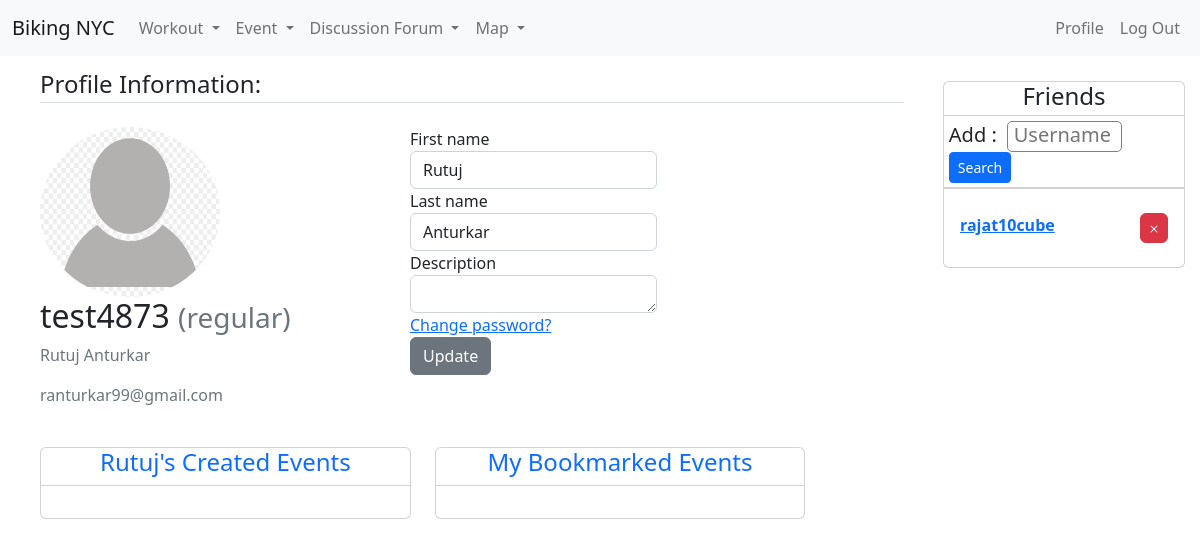
Before: /profile/test4873 (signed in) with the older database file.
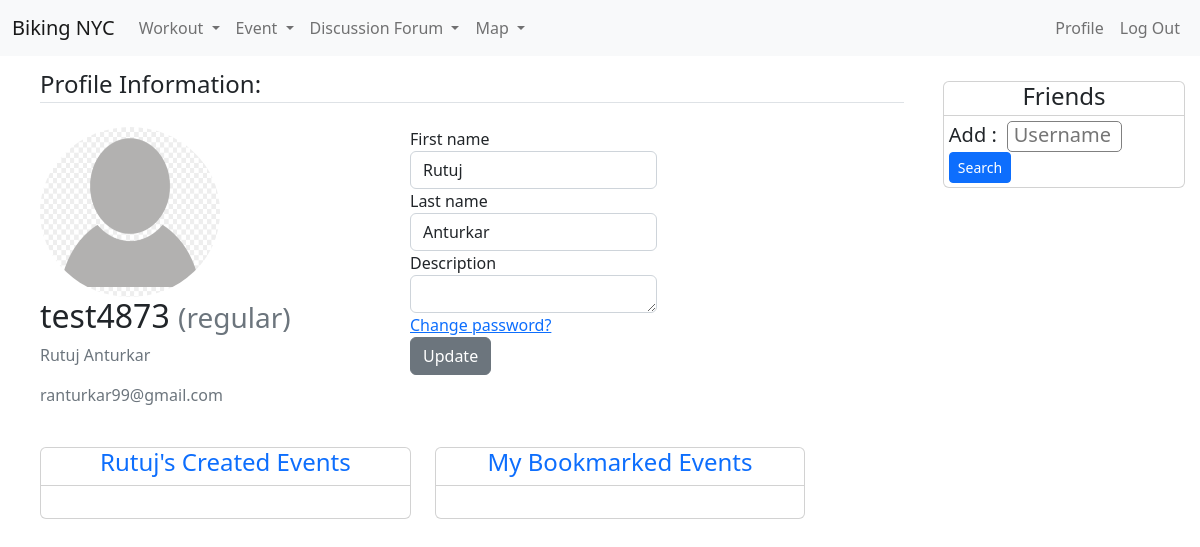
After: the same page with the newer database file.
### bikingapp/models.py (models this page shows)
class FriendMgmt(models.Model):
    from_user = models.ForeignKey(
        CustomUser,
        related_name="from_user",
        on_delete=models.SET_NULL,
        null=True,
        blank=True,
    )
    to_user = models.ForeignKey(
        CustomUser,
        related_name="to_user",
        on_delete=models.SET_NULL,
        null=True,
        blank=True,
    )

class CustomUser(AbstractUser):
    def image_upload_to(self, instance=None):
        if instance:
            return os.path.join("Users", self.username, instance)
        return None
    STATUS = (
        ("regular", "regular"),
        ("subscriber", "subscriber"),
        ("moderator", "moderator"),
    )
    email = models.EmailField(unique=True)
    status = models.CharField(max_length=100, choices=STATUS, default="regular")
    description = models.TextField(
        "Description", max_length=600, default="", blank=True
    )
    image = models.ImageField(default="default/user.jpg", upload_to=image_upload_to)
    def __str__(self):
        return self.username

### bikingapp/views.py (the view)
# urls.py: path("profile/<username>", views.profile, name="profile"),
@login_required
def profile(request, username):
    if request.method == "POST":
        if "update_description" in request.POST:
            user = request.user
            form = UserUpdateForm(request.POST, request.FILES, instance=user)
            if form.is_valid():
                user_form = form.save()
                messages.success(
                    request, f"{user_form.username}, Your profile has been updated!"
                )
                return redirect("profile", user_form.username)
            for error in list(form.errors.values()):
                messages.error(request, error)
        elif "add_friends" in request.POST:
            form = FriendMgmtForm(request.POST)
            if form.is_valid():
                friend_username = form.cleaned_data["friend_username"]
                if (
                    models.CustomUser.objects.filter(username=friend_username).first()
                    is not None
                    and friend_username != request.user.username
                ):
                    obj = models.FriendMgmt(
                        from_user=request.user,
                        to_user=models.CustomUser.objects.filter(
                            username=friend_username
                        ).first(),
                    )
                    if not models.FriendMgmt.objects.filter(
                        from_user=request.user,
                        to_user=models.CustomUser.objects.filter(
                            username=friend_username
                        ).first(),
                    ).exists():
                        obj.save()
                return HttpResponseRedirect("/profile/" + username)
    else:
        friendsform = FriendMgmtForm()
    created_events = models.Event.objects.filter(created_by=username)
    bookmarked_events = models.BookmarkEvent.objects.filter(user=request.user)
    user = get_user_model().objects.filter(username=username).first()
    if user:
        update_profile_form = UserUpdateForm(instance=user)
        update_profile_form.fields["description"].widget.attrs = {"rows": 1}
        friends1 = models.FriendMgmt.objects.filter(from_user=request.user)
        return render(
            request=request,
            template_name="profile.html",
            context={
                "form": update_profile_form,
                "friends": {"form": friendsform, "friends_list": friends1},
                "created_events": created_events,
                "bookmarked_events": bookmarked_events,
                "page_user": user,
            },
        )
    return redirect("homepage")

### bikingapp/forms.py
class UserUpdateForm(forms.ModelForm):
    class Meta:
        model = get_user_model()
        fields = ["first_name", "last_name", "image", "description"]

### bikingapp/templates/profile.html (shortened to what the changed rows need)
{% extends "base.html" %}
{% load crispy_forms_tags %}
{% block content %}
<div class="content-section col-lg-12 col-md-12 col-sm-12 tutorial-style" style="min-height:65vh;">
    <div class="row">
        <div class="col-9">
            <form method="POST" enctype="multipart/form-data">
                <div class="row">
                    <div class="col-5">
                        <div class="media">
                            <div class="media-body">
                                <h2 class="account-heading">{{ form.instance.username }}
                                    <small class="text-muted">({{ form.instance.status }})</small>
                                </h2>
                            </div>
                        </div>
                    </div>
                </div>
            </form>
        </div>
        <div class="col-3">
            {% if user.username == form.instance.username %}
            <div class="card" style="margin: 15px; z-index: 99; max-width: 100%; min-width: 25%;">
                <h5 class=" card-subtitle list-group list-group-flush" style="padding: 2%;">
                    <form action="" method="post">
                        {{ friends.form }}
                    </form>
                </h5>
                {% for k in friends.friends_list %}
                <ul class="card-body list-group list-group-flush">
                    <li class="list-group-item">
                        <div class="row">
                            <div class="col-10">
                                <b><a href="/profile/{{k.to_user.username}}">{{k.to_user.username}}</a></b>
                            </div>
                            <div class="col-2">
                                <button data-friend_username="{{k.to_user.username}}"
                                    class="btn btn-danger add-btn remove-friend"
                                    style="padding: 5px;padding-top:1px;padding-bottom:3px"></button>
                            </div>
                        </div>
                    </li>
                </ul>
                {% endfor %}
            </div>
            {% endif %}
        </div>
    </div>
    <br>
</div>
{% endblock content %}

Changed rows visible on the page:
removed FriendMgmt: to_user.username "rajat10cube"
